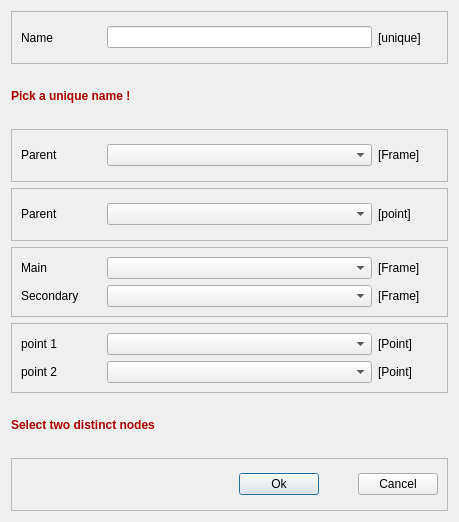
<?xml version="1.0" encoding="UTF-8"?>
<ui version="4.0">
 <class>Dialog</class>
 <widget class="QDialog" name="Dialog">
  <property name="geometry">
   <rect>
    <x>0</x>
    <y>0</y>
    <width>459</width>
    <height>522</height>
   </rect>
  </property>
  <property name="windowTitle">
   <string>New Node</string>
  </property>
  <property name="locale">
   <locale language="English" country="UnitedStates"/>
  </property>
  <layout class="QVBoxLayout" name="verticalLayout">
   <item>
    <widget class="QFrame" name="frame_2">
     <property name="frameShape">
      <enum>QFrame::StyledPanel</enum>
     </property>
     <property name="frameShadow">
      <enum>QFrame::Raised</enum>
     </property>
     <layout class="QHBoxLayout" name="horizontalLayout_2">
      <item>
       <widget class="QLabel" name="label">
        <property name="minimumSize">
         <size>
          <width>80</width>
          <height>0</height>
         </size>
        </property>
        <property name="maximumSize">
         <size>
          <width>80</width>
          <height>16777215</height>
         </size>
        </property>
        <property name="text">
         <string>Name</string>
        </property>
       </widget>
      </item>
      <item>
       <widget class="QLineEdit" name="tbName"/>
      </item>
      <item>
       <widget class="QLabel" name="label_2">
        <property name="minimumSize">
         <size>
          <width>60</width>
          <height>0</height>
         </size>
        </property>
        <property name="maximumSize">
         <size>
          <width>60</width>
          <height>16777215</height>
         </size>
        </property>
        <property name="text">
         <string>[unique]</string>
        </property>
       </widget>
      </item>
     </layout>
    </widget>
   </item>
   <item>
    <widget class="QLabel" name="errUniqueName">
     <property name="text">
      <string>&lt;html&gt;&lt;head/&gt;&lt;body&gt;&lt;p&gt;&lt;span style=&quot; font-weight:600; color:#aa0000;&quot;&gt;Pick a unique name !&lt;/span&gt;&lt;/p&gt;&lt;/body&gt;&lt;/html&gt;</string>
     </property>
    </widget>
   </item>
   <item>
    <widget class="QFrame" name="frmParent">
     <property name="frameShape">
      <enum>QFrame::StyledPanel</enum>
     </property>
     <property name="frameShadow">
      <enum>QFrame::Raised</enum>
     </property>
     <layout class="QGridLayout" name="gridLayout">
      <item row="0" column="1">
       <widget class="QComboBox" name="cbParentAxis"/>
      </item>
      <item row="0" column="0">
       <widget class="QLabel" name="label_3">
        <property name="sizePolicy">
         <sizepolicy hsizetype="Fixed" vsizetype="Preferred">
          <horstretch>0</horstretch>
          <verstretch>0</verstretch>
         </sizepolicy>
        </property>
        <property name="minimumSize">
         <size>
          <width>80</width>
          <height>0</height>
         </size>
        </property>
        <property name="maximumSize">
         <size>
          <width>80</width>
          <height>16777215</height>
         </size>
        </property>
        <property name="text">
         <string>Parent</string>
        </property>
       </widget>
      </item>
      <item row="0" column="2">
       <widget class="QLabel" name="label_4">
        <property name="sizePolicy">
         <sizepolicy hsizetype="Fixed" vsizetype="Preferred">
          <horstretch>0</horstretch>
          <verstretch>0</verstretch>
         </sizepolicy>
        </property>
        <property name="minimumSize">
         <size>
          <width>60</width>
          <height>0</height>
         </size>
        </property>
        <property name="maximumSize">
         <size>
          <width>60</width>
          <height>16777215</height>
         </size>
        </property>
        <property name="text">
         <string>[Frame]</string>
        </property>
       </widget>
      </item>
     </layout>
    </widget>
   </item>
   <item>
    <widget class="QFrame" name="frmParentPoi">
     <property name="frameShape">
      <enum>QFrame::StyledPanel</enum>
     </property>
     <property name="frameShadow">
      <enum>QFrame::Raised</enum>
     </property>
     <layout class="QGridLayout" name="gridLayout_4">
      <item row="0" column="1">
       <widget class="QComboBox" name="cbParentPoi"/>
      </item>
      <item row="0" column="0">
       <widget class="QLabel" name="label_13">
        <property name="sizePolicy">
         <sizepolicy hsizetype="Fixed" vsizetype="Preferred">
          <horstretch>0</horstretch>
          <verstretch>0</verstretch>
         </sizepolicy>
        </property>
        <property name="minimumSize">
         <size>
          <width>80</width>
          <height>0</height>
         </size>
        </property>
        <property name="maximumSize">
         <size>
          <width>80</width>
          <height>16777215</height>
         </size>
        </property>
        <property name="text">
         <string>Parent</string>
        </property>
       </widget>
      </item>
      <item row="0" column="2">
       <widget class="QLabel" name="label_14">
        <property name="sizePolicy">
         <sizepolicy hsizetype="Fixed" vsizetype="Preferred">
          <horstretch>0</horstretch>
          <verstretch>0</verstretch>
         </sizepolicy>
        </property>
        <property name="minimumSize">
         <size>
          <width>60</width>
          <height>0</height>
         </size>
        </property>
        <property name="maximumSize">
         <size>
          <width>60</width>
          <height>16777215</height>
         </size>
        </property>
        <property name="text">
         <string>[point]</string>
        </property>
       </widget>
      </item>
     </layout>
    </widget>
   </item>
   <item>
    <widget class="QFrame" name="frmMasterSlave">
     <property name="frameShape">
      <enum>QFrame::StyledPanel</enum>
     </property>
     <property name="frameShadow">
      <enum>QFrame::Raised</enum>
     </property>
     <layout class="QGridLayout" name="gridLayout_2">
      <item row="0" column="0">
       <widget class="QLabel" name="label_6">
        <property name="sizePolicy">
         <sizepolicy hsizetype="Fixed" vsizetype="Preferred">
          <horstretch>0</horstretch>
          <verstretch>0</verstretch>
         </sizepolicy>
        </property>
        <property name="minimumSize">
         <size>
          <width>80</width>
          <height>0</height>
         </size>
        </property>
        <property name="maximumSize">
         <size>
          <width>80</width>
          <height>16777215</height>
         </size>
        </property>
        <property name="text">
         <string>Main</string>
        </property>
       </widget>
      </item>
      <item row="0" column="1">
       <widget class="QComboBox" name="cbMasterAxis"/>
      </item>
      <item row="0" column="2">
       <widget class="QLabel" name="label_5">
        <property name="sizePolicy">
         <sizepolicy hsizetype="Fixed" vsizetype="Preferred">
          <horstretch>0</horstretch>
          <verstretch>0</verstretch>
         </sizepolicy>
        </property>
        <property name="minimumSize">
         <size>
          <width>60</width>
          <height>0</height>
         </size>
        </property>
        <property name="maximumSize">
         <size>
          <width>60</width>
          <height>16777215</height>
         </size>
        </property>
        <property name="text">
         <string>[Frame]</string>
        </property>
       </widget>
      </item>
      <item row="1" column="0">
       <widget class="QLabel" name="label_8">
        <property name="sizePolicy">
         <sizepolicy hsizetype="Fixed" vsizetype="Preferred">
          <horstretch>0</horstretch>
          <verstretch>0</verstretch>
         </sizepolicy>
        </property>
        <property name="minimumSize">
         <size>
          <width>80</width>
          <height>0</height>
         </size>
        </property>
        <property name="maximumSize">
         <size>
          <width>80</width>
          <height>16777215</height>
         </size>
        </property>
        <property name="text">
         <string>Secondary</string>
        </property>
       </widget>
      </item>
      <item row="1" column="1">
       <widget class="QComboBox" name="cbSlaveAxis"/>
      </item>
      <item row="1" column="2">
       <widget class="QLabel" name="label_7">
        <property name="sizePolicy">
         <sizepolicy hsizetype="Fixed" vsizetype="Preferred">
          <horstretch>0</horstretch>
          <verstretch>0</verstretch>
         </sizepolicy>
        </property>
        <property name="minimumSize">
         <size>
          <width>60</width>
          <height>0</height>
         </size>
        </property>
        <property name="maximumSize">
         <size>
          <width>60</width>
          <height>16777215</height>
         </size>
        </property>
        <property name="text">
         <string>[Frame]</string>
        </property>
       </widget>
      </item>
     </layout>
    </widget>
   </item>
   <item>
    <widget class="QFrame" name="frmPoints">
     <property name="frameShape">
      <enum>QFrame::StyledPanel</enum>
     </property>
     <property name="frameShadow">
      <enum>QFrame::Raised</enum>
     </property>
     <layout class="QGridLayout" name="gridLayout_3">
      <item row="0" column="0">
       <widget class="QLabel" name="label_10">
        <property name="sizePolicy">
         <sizepolicy hsizetype="Fixed" vsizetype="Preferred">
          <horstretch>0</horstretch>
          <verstretch>0</verstretch>
         </sizepolicy>
        </property>
        <property name="minimumSize">
         <size>
          <width>80</width>
          <height>0</height>
         </size>
        </property>
        <property name="maximumSize">
         <size>
          <width>80</width>
          <height>16777215</height>
         </size>
        </property>
        <property name="text">
         <string>point 1</string>
        </property>
       </widget>
      </item>
      <item row="0" column="1">
       <widget class="QComboBox" name="cbPoiA"/>
      </item>
      <item row="0" column="2">
       <widget class="QLabel" name="label_9">
        <property name="sizePolicy">
         <sizepolicy hsizetype="Fixed" vsizetype="Preferred">
          <horstretch>0</horstretch>
          <verstretch>0</verstretch>
         </sizepolicy>
        </property>
        <property name="minimumSize">
         <size>
          <width>60</width>
          <height>0</height>
         </size>
        </property>
        <property name="maximumSize">
         <size>
          <width>60</width>
          <height>16777215</height>
         </size>
        </property>
        <property name="text">
         <string>[Point]</string>
        </property>
       </widget>
      </item>
      <item row="1" column="0">
       <widget class="QLabel" name="label_12">
        <property name="sizePolicy">
         <sizepolicy hsizetype="Fixed" vsizetype="Preferred">
          <horstretch>0</horstretch>
          <verstretch>0</verstretch>
         </sizepolicy>
        </property>
        <property name="minimumSize">
         <size>
          <width>80</width>
          <height>0</height>
         </size>
        </property>
        <property name="maximumSize">
         <size>
          <width>80</width>
          <height>16777215</height>
         </size>
        </property>
        <property name="text">
         <string>point 2</string>
        </property>
       </widget>
      </item>
      <item row="1" column="1">
       <widget class="QComboBox" name="cbPoiB"/>
      </item>
      <item row="1" column="2">
       <widget class="QLabel" name="label_11">
        <property name="sizePolicy">
         <sizepolicy hsizetype="Fixed" vsizetype="Preferred">
          <horstretch>0</horstretch>
          <verstretch>0</verstretch>
         </sizepolicy>
        </property>
        <property name="minimumSize">
         <size>
          <width>60</width>
          <height>0</height>
         </size>
        </property>
        <property name="maximumSize">
         <size>
          <width>60</width>
          <height>16777215</height>
         </size>
        </property>
        <property name="text">
         <string>[Point]</string>
        </property>
       </widget>
      </item>
     </layout>
    </widget>
   </item>
   <item>
    <widget class="QLabel" name="errPois">
     <property name="text">
      <string>&lt;html&gt;&lt;head/&gt;&lt;body&gt;&lt;p&gt;&lt;span style=&quot; font-weight:600; color:#aa0000;&quot;&gt;Select two distinct nodes&lt;/span&gt;&lt;/p&gt;&lt;/body&gt;&lt;/html&gt;</string>
     </property>
    </widget>
   </item>
   <item>
    <widget class="QFrame" name="frame">
     <property name="frameShape">
      <enum>QFrame::StyledPanel</enum>
     </property>
     <property name="frameShadow">
      <enum>QFrame::Raised</enum>
     </property>
     <layout class="QHBoxLayout" name="horizontalLayout">
      <item>
       <spacer name="horizontalSpacer">
        <property name="orientation">
         <enum>Qt::Horizontal</enum>
        </property>
        <property name="sizeHint" stdset="0">
         <size>
          <width>218</width>
          <height>20</height>
         </size>
        </property>
       </spacer>
      </item>
      <item>
       <widget class="QPushButton" name="btnOk">
        <property name="text">
         <string>  Ok  </string>
        </property>
        <property name="autoDefault">
         <bool>false</bool>
        </property>
        <property name="default">
         <bool>true</bool>
        </property>
       </widget>
      </item>
      <item>
       <widget class="QDialogButtonBox" name="buttonBox">
        <property name="standardButtons">
         <set>QDialogButtonBox::Cancel</set>
        </property>
       </widget>
      </item>
     </layout>
    </widget>
   </item>
  </layout>
 </widget>
 <resources/>
 <connections/>
</ui>
